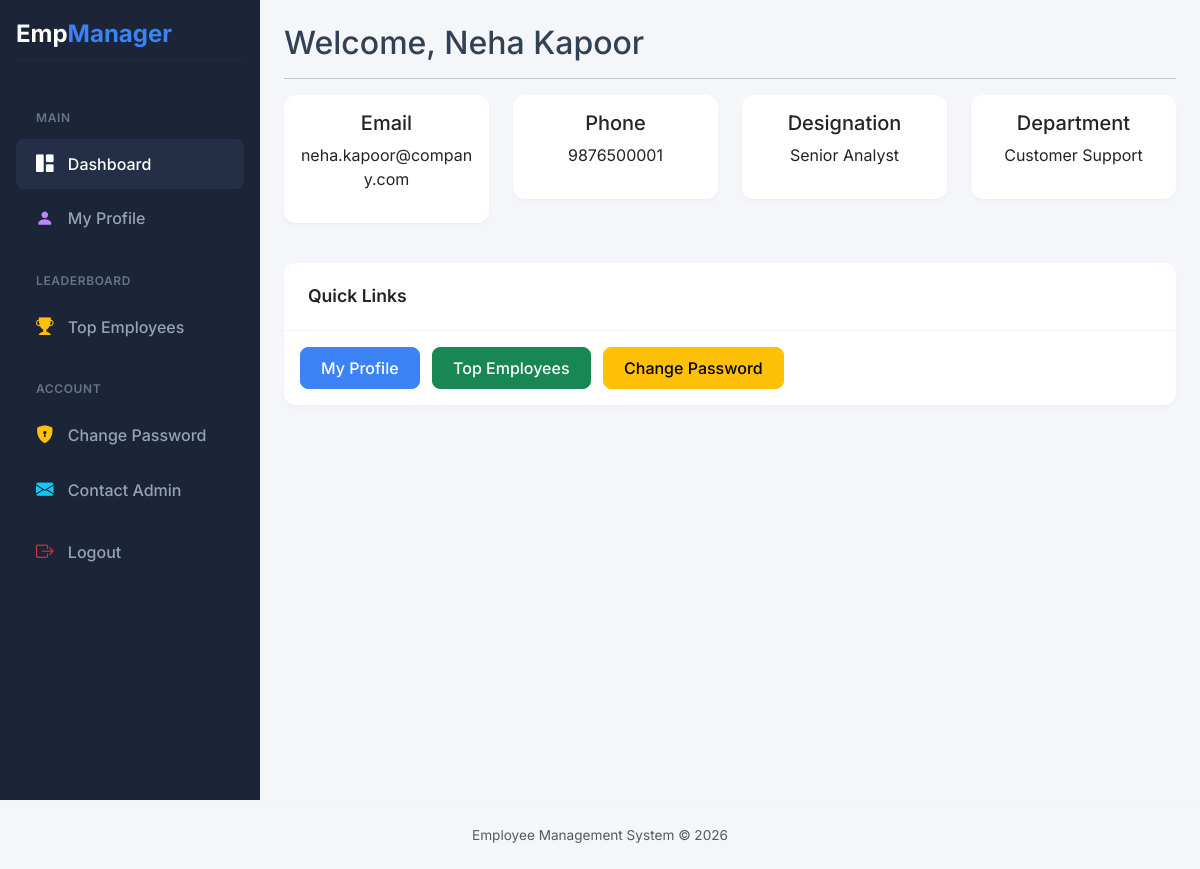
Page /employee/dashboard.php (signed in) on the committed database.
### tables this page shows
CREATE TABLE employees (
    id INT AUTO_INCREMENT PRIMARY KEY,
    name VARCHAR(100) NOT NULL,
    email VARCHAR(100) NOT NULL UNIQUE,
    phone VARCHAR(15) NOT NULL,
    password VARCHAR(255) NOT NULL,
    department_id INT,
    role ENUM('admin','employee') DEFAULT 'employee',
    joining_date DATE NOT NULL,
    profile_pic VARCHAR(255),
    designation VARCHAR(100),
    country_id INT,
    state_id INT,
    city_id INT,
    job_role_id INT,
    resume VARCHAR(255),
    status TINYINT(1) DEFAULT 1,
    created_at TIMESTAMP DEFAULT CURRENT_TIMESTAMP,

    FOREIGN KEY (department_id) REFERENCES departments(id) ON DELETE SET NULL,
    FOREIGN KEY (country_id) REFERENCES countries(id) ON DELETE SET NULL,
    FOREIGN KEY (state_id) REFERENCES states(id) ON DELETE SET NULL,
    FOREIGN KEY (city_id) REFERENCES cities(id) ON DELETE SET NULL,
    FOREIGN KEY (job_role_id) REFERENCES job_roles(id) ON DELETE SET NULL
);

CREATE TABLE departments (
    id INT AUTO_INCREMENT PRIMARY KEY,
    name VARCHAR(100) NOT NULL UNIQUE,
    created_at TIMESTAMP DEFAULT CURRENT_TIMESTAMP
);

### employee/dashboard.php (the view, shortened to what this page needs)
<?php
include "../includes/db.php";
$id = $_SESSION['id'];
$query =
    "SELECT e.*,
d.name AS department_name
FROM employees e
LEFT JOIN departments d
ON e.department_id = d.id
WHERE e.id='$id'";
$result =
mysqli_query($conn,$query);
$employee =
mysqli_fetch_assoc($result);
?>
<?php include "../includes/header.php"; ?>
<div class="d-flex">
    <?php include "../includes/employee_sidebar.php"; ?>
        <div class="container-fluid p-4">
<h2>
Welcome,
<?php echo $employee['name']; ?>
</h2>
<hr>
<div class="row">
<div class="col-md-3 mb-3">
<div class="card text-center">
<div class="card-body">
<h5>Email</h5>
<p>
<?php echo $employee['email']; ?>
</p>
                            </div>
                            </div>
                </div>
<div class="col-md-3 mb-3">
<div class="card text-center">
<div class="card-body">
<h5>Phone</h5>
<p>
<?php echo $employee['phone']; ?>
</p>
                    </div>
                </div>
            </div>
<div class="col-md-3 mb-3">
<div class="card text-center">
<div class="card-body">
<h5>Designation</h5>
<p>
<?php echo $employee['designation']; ?>
</p>
                                        </div>
                                        </div>
                                    </div>
<div class="col-md-3 mb-3">
<div class="card text-center">
<div class="card-body">
<h5>Department</h5>
<p>
<?php echo $employee['department_name']; ?>
</p>
                                    </div>
                                </div>
                        </div>
                        </div>
<div class="card mt-4">
<div class="card-header">
Quick Links
                </div>
<div class="card-body">
<a
href="profile.php"
class="btn btn-primary me-2">
My Profile
</a>
<a
href="top_employees.php"
class="btn btn-success me-2">
Top Employees
</a>
<a
href="change_password.php"
class="btn btn-warning">
Change Password
</a>
            </div>
        </div>
    </div>
</div>
<?php include "../includes/footer.php"; ?>

### assets/css/style.css (style rules this page uses)
:root { --primary-color: #3b82f6; --primary-hover: #2563eb; --sidebar-bg: #1c2438; --sidebar-hover: #242f47; --body-bg: #f4f6f9; --card-bg: #ffffff; --text-main: #334155; --text-muted: #64748b; --danger: #ef4444; --success: #10b981; --warning: #f59e0b; }
body { font-family: 'Inter', sans-serif; background-color: var(--body-bg); color: var(--text-main); }
.card { border: none; border-radius: 12px; box-shadow: 0 4px 6px rgba(0,0,0,0.02), 0 1px 3px rgba(0,0,0,0.02); transition: transform 0.2s ease, box-shadow 0.2s ease; }
.card-header { background-color: transparent; border-bottom: 1px solid #f1f5f9; padding: 1.25rem 1.5rem; font-weight: 600; font-size: 1.1rem; }
.btn { border-radius: 8px; font-weight: 500; padding: 0.5rem 1.25rem; transition: all 0.2s ease; }
.btn-primary { background-color: var(--primary-color); border-color: var(--primary-color); }

### rows in the picture
employees: name "Neha Kapoor", email "neha.kapoor@company.com", phone "9876500001", designation "Senior Analyst", department.name "Customer Support"
